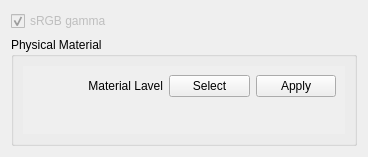
<?xml version="1.0" encoding="UTF-8"?>
<ui version="4.0">
 <class>Form</class>
 <widget class="QWidget" name="Form">
  <property name="geometry">
   <rect>
    <x>0</x>
    <y>0</y>
    <width>368</width>
    <height>147</height>
   </rect>
  </property>
  <property name="windowTitle">
   <string>Form</string>
  </property>
  <layout class="QVBoxLayout" name="verticalLayout_2">
   <item>
    <widget class="QCheckBox" name="sRGBCheckBox">
     <property name="enabled">
      <bool>false</bool>
     </property>
     <property name="font">
      <font>
       <family>Meiryo UI</family>
      </font>
     </property>
     <property name="text">
      <string>sRGB gamma</string>
     </property>
     <property name="checked">
      <bool>true</bool>
     </property>
    </widget>
   </item>
   <item>
    <widget class="QGroupBox" name="GroupBox">
     <property name="font">
      <font>
       <family>Meiryo UI</family>
      </font>
     </property>
     <property name="title">
      <string>Physical Material</string>
     </property>
     <layout class="QVBoxLayout" name="GroupBoxVerticalLayout">
      <item>
       <widget class="QScrollArea" name="ScrollArea">
        <property name="font">
         <font>
          <family>Meiryo UI</family>
         </font>
        </property>
        <property name="frameShape">
         <enum>QFrame::NoFrame</enum>
        </property>
        <property name="widgetResizable">
         <bool>true</bool>
        </property>
        <widget class="QWidget" name="ScrollAreaWidget">
         <property name="geometry">
          <rect>
           <x>0</x>
           <y>0</y>
           <width>330</width>
           <height>69</height>
          </rect>
         </property>
         <layout class="QVBoxLayout" name="ScrollAreaVerticalLayout">
          <item>
           <layout class="QHBoxLayout" name="QHBoxLayout">
            <item>
             <widget class="QFrame" name="ColorFrame">
              <property name="sizePolicy">
               <sizepolicy hsizetype="Fixed" vsizetype="Preferred">
                <horstretch>0</horstretch>
                <verstretch>0</verstretch>
               </sizepolicy>
              </property>
              <property name="minimumSize">
               <size>
                <width>25</width>
                <height>0</height>
               </size>
              </property>
              <property name="font">
               <font>
                <family>Meiryo UI</family>
               </font>
              </property>
              <property name="frameShadow">
               <enum>QFrame::Raised</enum>
              </property>
             </widget>
            </item>
            <item>
             <widget class="QLabel" name="MaterialLabel">
              <property name="sizePolicy">
               <sizepolicy hsizetype="Maximum" vsizetype="Preferred">
                <horstretch>0</horstretch>
                <verstretch>0</verstretch>
               </sizepolicy>
              </property>
              <property name="minimumSize">
               <size>
                <width>100</width>
                <height>0</height>
               </size>
              </property>
              <property name="font">
               <font>
                <family>Meiryo UI</family>
               </font>
              </property>
              <property name="text">
               <string>Material Lavel</string>
              </property>
              <property name="alignment">
               <set>Qt::AlignRight|Qt::AlignTrailing|Qt::AlignVCenter</set>
              </property>
             </widget>
            </item>
            <item>
             <widget class="QPushButton" name="SelectPushButton">
              <property name="font">
               <font>
                <family>Meiryo UI</family>
               </font>
              </property>
              <property name="text">
               <string>Select</string>
              </property>
             </widget>
            </item>
            <item>
             <widget class="QPushButton" name="ApplyPushButton">
              <property name="font">
               <font>
                <family>Meiryo UI</family>
               </font>
              </property>
              <property name="text">
               <string>Apply</string>
              </property>
             </widget>
            </item>
           </layout>
          </item>
          <item>
           <spacer name="ScrollAreaVerticalSpacer">
            <property name="font">
             <font>
              <family>Meiryo UI</family>
             </font>
            </property>
            <property name="orientation">
             <enum>Qt::Vertical</enum>
            </property>
            <property name="sizeHint" stdset="0">
             <size>
              <width>20</width>
              <height>40</height>
             </size>
            </property>
           </spacer>
          </item>
         </layout>
        </widget>
       </widget>
      </item>
     </layout>
    </widget>
   </item>
  </layout>
 </widget>
 <resources/>
 <connections/>
</ui>
